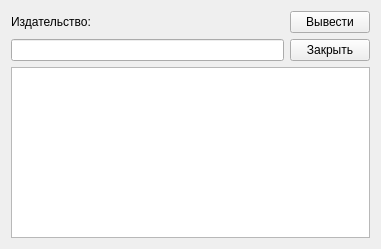
<?xml version="1.0" encoding="UTF-8"?>
<ui version="4.0">
 <class>Output</class>
 <widget class="QWidget" name="Output">
  <property name="geometry">
   <rect>
    <x>0</x>
    <y>0</y>
    <width>381</width>
    <height>249</height>
   </rect>
  </property>
  <property name="minimumSize">
   <size>
    <width>381</width>
    <height>249</height>
   </size>
  </property>
  <property name="windowTitle">
   <string>Наименования всех периодических изданий, выпускаемых данным издательством</string>
  </property>
  <layout class="QHBoxLayout" name="horizontalLayout_2">
   <item>
    <layout class="QVBoxLayout" name="verticalLayout_3">
     <item>
      <layout class="QHBoxLayout" name="horizontalLayout">
       <item>
        <layout class="QVBoxLayout" name="verticalLayout_2">
         <item>
          <widget class="QLabel" name="label">
           <property name="text">
            <string>Издательство:</string>
           </property>
          </widget>
         </item>
         <item>
          <widget class="QLineEdit" name="lineEdit"/>
         </item>
        </layout>
       </item>
       <item>
        <layout class="QVBoxLayout" name="verticalLayout">
         <item>
          <widget class="QPushButton" name="pushButton">
           <property name="text">
            <string>Вывести</string>
           </property>
          </widget>
         </item>
         <item>
          <widget class="QPushButton" name="pushButton_2">
           <property name="text">
            <string>Закрыть</string>
           </property>
          </widget>
         </item>
        </layout>
       </item>
      </layout>
     </item>
     <item>
      <widget class="QTextBrowser" name="textBrowser"/>
     </item>
    </layout>
   </item>
  </layout>
 </widget>
 <resources/>
 <connections>
  <connection>
   <sender>pushButton_2</sender>
   <signal>clicked()</signal>
   <receiver>Output</receiver>
   <slot>close()</slot>
   <hints>
    <hint type="sourcelabel">
     <x>298</x>
     <y>142</y>
    </hint>
    <hint type="destinationlabel">
     <x>199</x>
     <y>149</y>
    </hint>
   </hints>
  </connection>
 </connections>
</ui>
